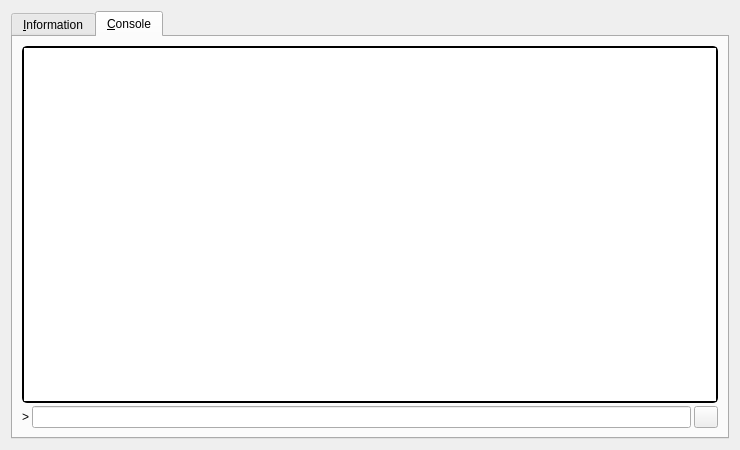
<?xml version="1.0" encoding="UTF-8"?>
<ui version="4.0">
 <class>RPCConsole</class>
 <widget class="QDialog" name="RPCConsole">
  <property name="geometry">
   <rect>
    <x>0</x>
    <y>0</y>
    <width>740</width>
    <height>450</height>
   </rect>
  </property>
  <property name="windowTitle">
   <string>SHIELD - Debug window</string>
  </property>
  <layout class="QVBoxLayout" name="verticalLayout_2">
   <item>
    <widget class="QTabWidget" name="tabWidget">
     <property name="currentIndex">
      <number>1</number>
     </property>
     <widget class="QWidget" name="tab_info">
      <attribute name="title">
       <string>&amp;Information</string>
      </attribute>
      <layout class="QGridLayout" name="gridLayout" columnstretch="0,1">
       <property name="horizontalSpacing">
        <number>12</number>
       </property>
       <item row="0" column="0">
        <widget class="QLabel" name="label_9">
         <property name="font">
          <font>
           <weight>75</weight>
           <bold>true</bold>
          </font>
         </property>
         <property name="text">
          <string>SHIELD Core</string>
         </property>
        </widget>
       </item>
       <item row="1" column="0">
        <widget class="QLabel" name="label_5">
         <property name="text">
          <string>Client name</string>
         </property>
        </widget>
       </item>
       <item row="1" column="1">
        <widget class="QLabel" name="clientName">
         <property name="cursor">
          <cursorShape>IBeamCursor</cursorShape>
         </property>
         <property name="text">
          <string>N/A</string>
         </property>
         <property name="textFormat">
          <enum>Qt::PlainText</enum>
         </property>
         <property name="textInteractionFlags">
          <set>Qt::LinksAccessibleByMouse|Qt::TextSelectableByKeyboard|Qt::TextSelectableByMouse</set>
         </property>
        </widget>
       </item>
       <item row="2" column="0">
        <widget class="QLabel" name="label_6">
         <property name="text">
          <string>Client version</string>
         </property>
        </widget>
       </item>
       <item row="2" column="1">
        <widget class="QLabel" name="clientVersion">
         <property name="cursor">
          <cursorShape>IBeamCursor</cursorShape>
         </property>
         <property name="text">
          <string>N/A</string>
         </property>
         <property name="textFormat">
          <enum>Qt::PlainText</enum>
         </property>
         <property name="textInteractionFlags">
          <set>Qt::LinksAccessibleByMouse|Qt::TextSelectableByKeyboard|Qt::TextSelectableByMouse</set>
         </property>
        </widget>
       </item>
       <item row="3" column="0">
        <widget class="QLabel" name="label_14">
         <property name="text">
          <string>Using OpenSSL version</string>
         </property>
         <property name="indent">
          <number>10</number>
         </property>
        </widget>
       </item>
       <item row="3" column="1">
        <widget class="QLabel" name="openSSLVersion">
         <property name="cursor">
          <cursorShape>IBeamCursor</cursorShape>
         </property>
         <property name="text">
          <string>N/A</string>
         </property>
         <property name="textFormat">
          <enum>Qt::PlainText</enum>
         </property>
         <property name="textInteractionFlags">
          <set>Qt::LinksAccessibleByMouse|Qt::TextSelectableByKeyboard|Qt::TextSelectableByMouse</set>
         </property>
        </widget>
       </item>
       <item row="4" column="0">
        <widget class="QLabel" name="label_12">
         <property name="text">
          <string>Build date</string>
         </property>
        </widget>
       </item>
       <item row="4" column="1">
        <widget class="QLabel" name="buildDate">
         <property name="cursor">
          <cursorShape>IBeamCursor</cursorShape>
         </property>
         <property name="text">
          <string>N/A</string>
         </property>
         <property name="textFormat">
          <enum>Qt::PlainText</enum>
         </property>
         <property name="textInteractionFlags">
          <set>Qt::LinksAccessibleByMouse|Qt::TextSelectableByKeyboard|Qt::TextSelectableByMouse</set>
         </property>
        </widget>
       </item>
       <item row="5" column="0">
        <widget class="QLabel" name="label_13">
         <property name="text">
          <string>Startup time</string>
         </property>
        </widget>
       </item>
       <item row="5" column="1">
        <widget class="QLabel" name="startupTime">
         <property name="cursor">
          <cursorShape>IBeamCursor</cursorShape>
         </property>
         <property name="text">
          <string>N/A</string>
         </property>
         <property name="textFormat">
          <enum>Qt::PlainText</enum>
         </property>
         <property name="textInteractionFlags">
          <set>Qt::LinksAccessibleByMouse|Qt::TextSelectableByKeyboard|Qt::TextSelectableByMouse</set>
         </property>
        </widget>
       </item>
       <item row="6" column="0">
        <widget class="QLabel" name="label_11">
         <property name="font">
          <font>
           <weight>75</weight>
           <bold>true</bold>
          </font>
         </property>
         <property name="text">
          <string>Network</string>
         </property>
        </widget>
       </item>
       <item row="7" column="0">
        <widget class="QLabel" name="label_7">
         <property name="text">
          <string>Number of connections</string>
         </property>
        </widget>
       </item>
       <item row="7" column="1">
        <widget class="QLabel" name="numberOfConnections">
         <property name="cursor">
          <cursorShape>IBeamCursor</cursorShape>
         </property>
         <property name="text">
          <string>N/A</string>
         </property>
         <property name="textFormat">
          <enum>Qt::PlainText</enum>
         </property>
         <property name="textInteractionFlags">
          <set>Qt::LinksAccessibleByMouse|Qt::TextSelectableByKeyboard|Qt::TextSelectableByMouse</set>
         </property>
        </widget>
       </item>
       <item row="8" column="0">
        <widget class="QLabel" name="label_8">
         <property name="text">
          <string>On testnet</string>
         </property>
        </widget>
       </item>
       <item row="8" column="1">
        <widget class="QCheckBox" name="isTestNet">
         <property name="enabled">
          <bool>false</bool>
         </property>
         <property name="text">
          <string/>
         </property>
        </widget>
       </item>
       <item row="9" column="0">
        <widget class="QLabel" name="label_10">
         <property name="font">
          <font>
           <weight>75</weight>
           <bold>true</bold>
          </font>
         </property>
         <property name="text">
          <string>Block chain</string>
         </property>
        </widget>
       </item>
       <item row="10" column="0">
        <widget class="QLabel" name="label_3">
         <property name="text">
          <string>Current number of blocks</string>
         </property>
        </widget>
       </item>
       <item row="10" column="1">
        <widget class="QLabel" name="numberOfBlocks">
         <property name="cursor">
          <cursorShape>IBeamCursor</cursorShape>
         </property>
         <property name="text">
          <string>N/A</string>
         </property>
         <property name="textFormat">
          <enum>Qt::PlainText</enum>
         </property>
         <property name="textInteractionFlags">
          <set>Qt::LinksAccessibleByMouse|Qt::TextSelectableByKeyboard|Qt::TextSelectableByMouse</set>
         </property>
        </widget>
       </item>
       <item row="11" column="0">
        <widget class="QLabel" name="label_4">
         <property name="text">
          <string>Estimated total blocks</string>
         </property>
        </widget>
       </item>
       <item row="11" column="1">
        <widget class="QLabel" name="totalBlocks">
         <property name="cursor">
          <cursorShape>IBeamCursor</cursorShape>
         </property>
         <property name="text">
          <string>N/A</string>
         </property>
         <property name="textFormat">
          <enum>Qt::PlainText</enum>
         </property>
         <property name="textInteractionFlags">
          <set>Qt::LinksAccessibleByMouse|Qt::TextSelectableByKeyboard|Qt::TextSelectableByMouse</set>
         </property>
        </widget>
       </item>
       <item row="12" column="0">
        <widget class="QLabel" name="label_2">
         <property name="text">
          <string>Last block time</string>
         </property>
        </widget>
       </item>
       <item row="12" column="1">
        <widget class="QLabel" name="lastBlockTime">
         <property name="cursor">
          <cursorShape>IBeamCursor</cursorShape>
         </property>
         <property name="text">
          <string>N/A</string>
         </property>
         <property name="textFormat">
          <enum>Qt::PlainText</enum>
         </property>
         <property name="textInteractionFlags">
          <set>Qt::LinksAccessibleByMouse|Qt::TextSelectableByKeyboard|Qt::TextSelectableByMouse</set>
         </property>
        </widget>
       </item>
       <item row="13" column="0">
        <spacer name="verticalSpacer_2">
         <property name="orientation">
          <enum>Qt::Vertical</enum>
         </property>
         <property name="sizeHint" stdset="0">
          <size>
           <width>20</width>
           <height>20</height>
          </size>
         </property>
        </spacer>
       </item>
       <item row="14" column="0">
        <widget class="QLabel" name="labelDebugLogfile">
         <property name="font">
          <font>
           <weight>75</weight>
           <bold>true</bold>
          </font>
         </property>
         <property name="text">
          <string>Debug log file</string>
         </property>
        </widget>
       </item>
       <item row="15" column="0">
        <widget class="QPushButton" name="openDebugLogfileButton">
         <property name="toolTip">
          <string>Open the SHIELD debug log file from the current data directory. This can take a few seconds for large log files.</string>
         </property>
         <property name="styleSheet">
          <string notr="true">border-top-left-radius: 5px;
border-top-right-radius: 5px;
border-bottom-left-radius: 5px;
border-bottom-right-radius: 5px;
border: 2px solid #000000;
min-height: 25px;
max-height: 25px;</string>
         </property>
         <property name="text">
          <string>&amp;Open</string>
         </property>
         <property name="autoDefault">
          <bool>false</bool>
         </property>
        </widget>
       </item>
       <item row="16" column="0">
        <widget class="QLabel" name="labelCLOptions">
         <property name="font">
          <font>
           <weight>75</weight>
           <bold>true</bold>
          </font>
         </property>
         <property name="text">
          <string>Command-line options</string>
         </property>
        </widget>
       </item>
       <item row="17" column="0">
        <widget class="QPushButton" name="showCLOptionsButton">
         <property name="toolTip">
          <string>Show the SHIELD-Qt help message to get a list with possible SHIELD command-line options.</string>
         </property>
         <property name="text">
          <string>&amp;Show</string>
         </property>
         <property name="autoDefault">
          <bool>false</bool>
         </property>
        </widget>
       </item>
       <item row="18" column="0">
        <spacer name="verticalSpacer">
         <property name="orientation">
          <enum>Qt::Vertical</enum>
         </property>
         <property name="sizeHint" stdset="0">
          <size>
           <width>20</width>
           <height>40</height>
          </size>
         </property>
        </spacer>
       </item>
      </layout>
     </widget>
     <widget class="QWidget" name="tab_console">
      <attribute name="title">
       <string>&amp;Console</string>
      </attribute>
      <layout class="QVBoxLayout" name="verticalLayout_3">
       <property name="spacing">
        <number>3</number>
       </property>
       <item>
        <widget class="QTextEdit" name="messagesWidget">
         <property name="minimumSize">
          <size>
           <width>0</width>
           <height>100</height>
          </size>
         </property>
         <property name="styleSheet">
          <string notr="true">
border-top-left-radius: 5px;
border-top-right-radius: 5px;
border-bottom-left-radius: 5px;
border-bottom-right-radius: 5px;
border: 2px solid #000000;</string>
         </property>
         <property name="readOnly">
          <bool>true</bool>
         </property>
         <property name="tabKeyNavigation" stdset="0">
          <bool>false</bool>
         </property>
         <property name="columnCount" stdset="0">
          <number>2</number>
         </property>
        </widget>
       </item>
       <item>
        <layout class="QHBoxLayout" name="horizontalLayout">
         <property name="spacing">
          <number>3</number>
         </property>
         <item>
          <widget class="QLabel" name="label">
           <property name="text">
            <string notr="true">&gt;</string>
           </property>
          </widget>
         </item>
         <item>
          <widget class="QLineEdit" name="lineEdit"/>
         </item>
         <item>
          <widget class="QPushButton" name="clearButton">
           <property name="maximumSize">
            <size>
             <width>24</width>
             <height>24</height>
            </size>
           </property>
           <property name="toolTip">
            <string>Clear console</string>
           </property>
           <property name="text">
            <string/>
           </property>
           <property name="icon">
            <iconset resource="../bitcoin.qrc">
             <normaloff>:/icons/remove</normaloff>:/icons/remove</iconset>
           </property>
           <property name="shortcut">
            <string notr="true">Ctrl+L</string>
           </property>
           <property name="autoDefault">
            <bool>false</bool>
           </property>
          </widget>
         </item>
        </layout>
       </item>
      </layout>
     </widget>
    </widget>
   </item>
  </layout>
 </widget>
 <resources>
  <include location="../bitcoin.qrc"/>
 </resources>
 <connections/>
</ui>
